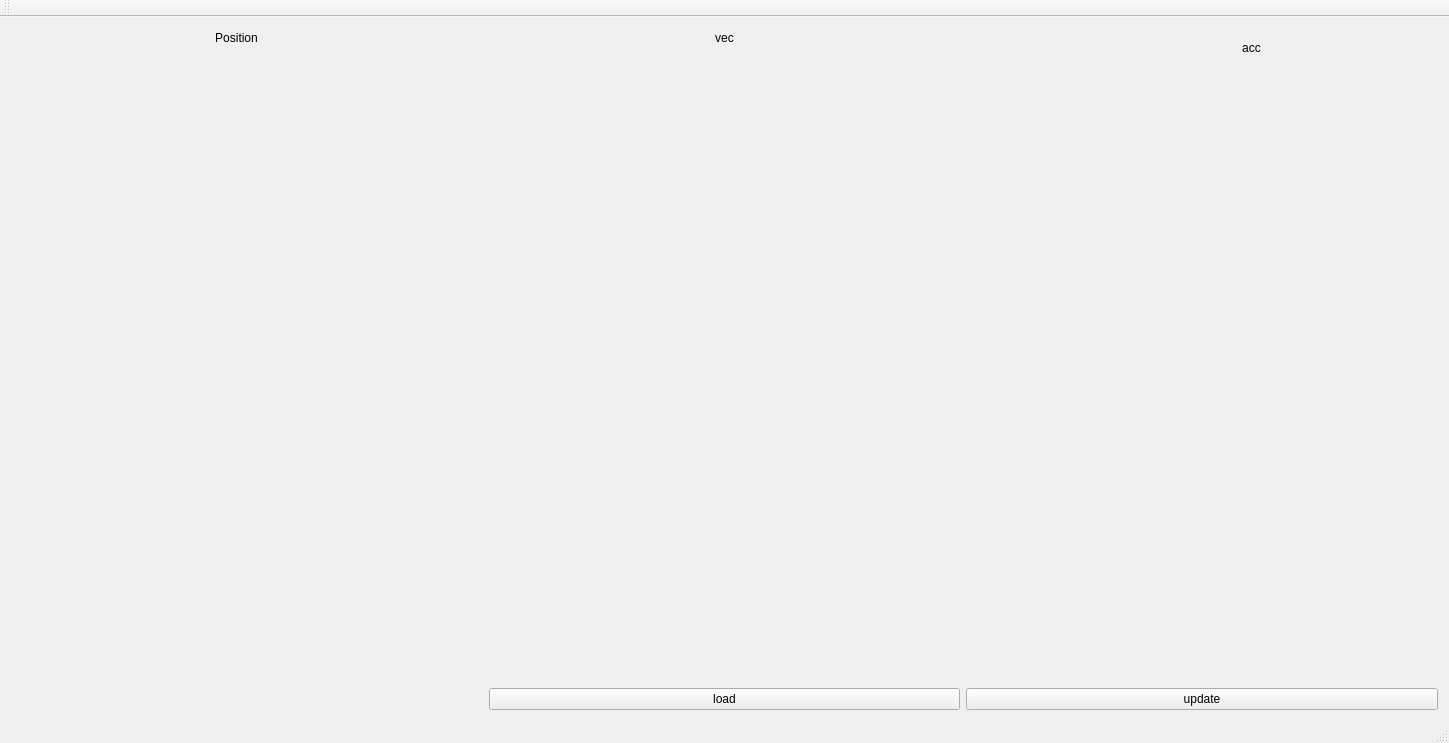
<?xml version="1.0" encoding="UTF-8"?>
<ui version="4.0">
 <class>MainWindow</class>
 <widget class="QMainWindow" name="MainWindow">
  <property name="geometry">
   <rect>
    <x>0</x>
    <y>0</y>
    <width>1449</width>
    <height>743</height>
   </rect>
  </property>
  <property name="windowTitle">
   <string>MainWindow</string>
  </property>
  <widget class="QWidget" name="centralWidget">
   <layout class="QGridLayout" name="gridLayout">
    <item row="0" column="0">
     <widget class="QCustomPlot" name="PositionplotWidget" native="true">
      <widget class="QLabel" name="label">
       <property name="geometry">
        <rect>
         <x>180</x>
         <y>0</y>
         <width>91</width>
         <height>20</height>
        </rect>
       </property>
       <property name="text">
        <string>&lt;html&gt;&lt;head/&gt;&lt;body&gt;&lt;p align=&quot;center&quot;&gt;Position&lt;/p&gt;&lt;/body&gt;&lt;/html&gt;</string>
       </property>
      </widget>
     </widget>
    </item>
    <item row="0" column="1">
     <widget class="QCustomPlot" name="vecPlotWidget" native="true">
      <widget class="QLabel" name="label_2">
       <property name="geometry">
        <rect>
         <x>190</x>
         <y>0</y>
         <width>91</width>
         <height>20</height>
        </rect>
       </property>
       <property name="text">
        <string>&lt;html&gt;&lt;head/&gt;&lt;body&gt;&lt;p align=&quot;center&quot;&gt;vec&lt;/p&gt;&lt;/body&gt;&lt;/html&gt;</string>
       </property>
      </widget>
     </widget>
    </item>
    <item row="0" column="2">
     <widget class="QCustomPlot" name="accPlotWidget" native="true">
      <widget class="QLabel" name="label_3">
       <property name="geometry">
        <rect>
         <x>240</x>
         <y>10</y>
         <width>91</width>
         <height>20</height>
        </rect>
       </property>
       <property name="text">
        <string>&lt;html&gt;&lt;head/&gt;&lt;body&gt;&lt;p align=&quot;center&quot;&gt;acc&lt;/p&gt;&lt;/body&gt;&lt;/html&gt;</string>
       </property>
      </widget>
     </widget>
    </item>
    <item row="1" column="1">
     <widget class="QPushButton" name="pbn_load">
      <property name="text">
       <string>load</string>
      </property>
     </widget>
    </item>
    <item row="1" column="2">
     <widget class="QPushButton" name="pbn_updateVal">
      <property name="text">
       <string>update</string>
      </property>
     </widget>
    </item>
   </layout>
  </widget>
  <widget class="QMenuBar" name="menuBar">
   <property name="geometry">
    <rect>
     <x>0</x>
     <y>0</y>
     <width>1449</width>
     <height>28</height>
    </rect>
   </property>
  </widget>
  <widget class="QToolBar" name="mainToolBar">
   <attribute name="toolBarArea">
    <enum>TopToolBarArea</enum>
   </attribute>
   <attribute name="toolBarBreak">
    <bool>false</bool>
   </attribute>
  </widget>
  <widget class="QStatusBar" name="statusBar"/>
 </widget>
 <layoutdefault spacing="6" margin="11"/>
 <customwidgets>
  <customwidget>
   <class>QCustomPlot</class>
   <extends>QWidget</extends>
   <header>qcustomplot.h</header>
   <container>1</container>
  </customwidget>
 </customwidgets>
 <resources/>
 <connections/>
</ui>
